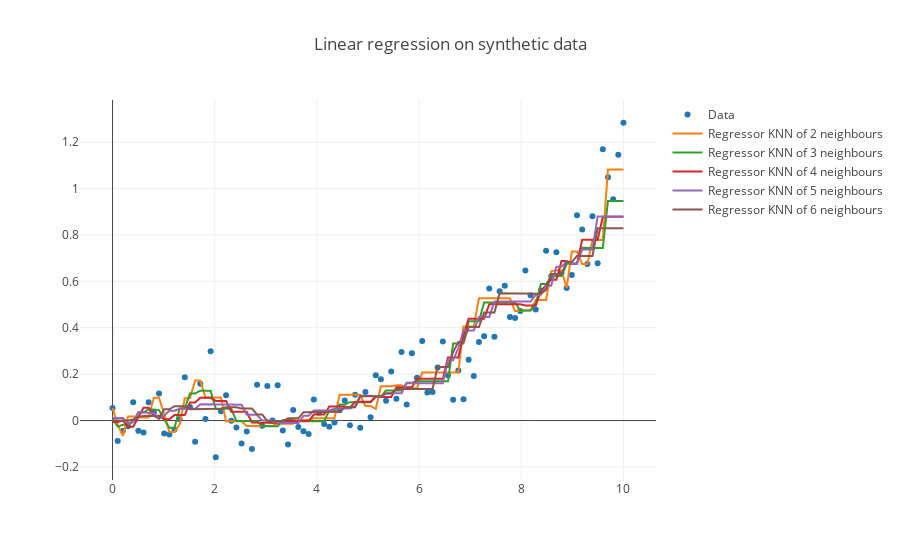

Write notebook code for a chart like this one.
### Code cell
iplot(reg_plotly_plot(x,y,predictions,["KNN of "+str(k)+" neighbours" for k in np.array(ks)]))
